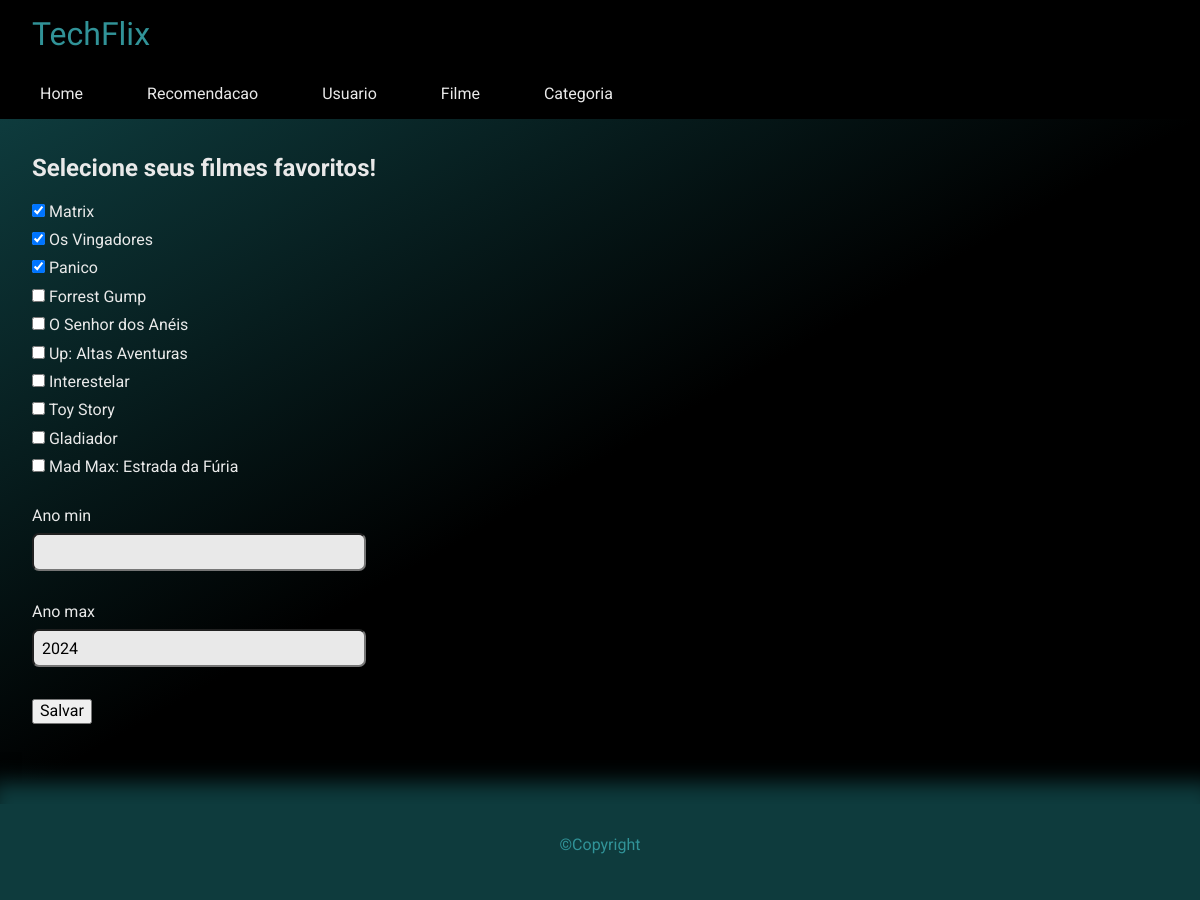
Page /recomendacao/ on the earlier database version.
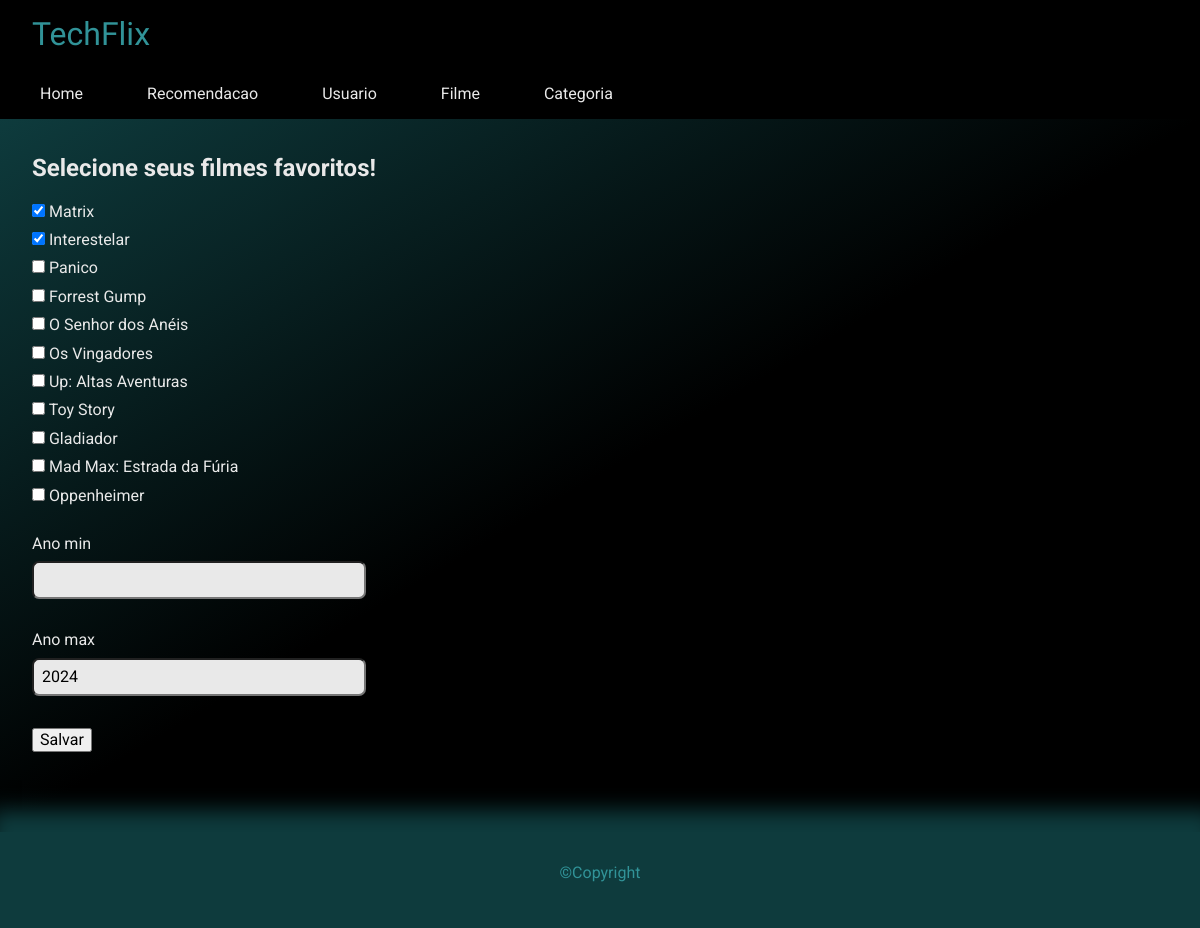
Same page on the later database version.
### filme/models.py (models this page shows)
class FilmeRecomedado(models.Model):
    idFilmeRecomendado = models.AutoField(primary_key=True)
    idFilme = models.ForeignKey(Filme, on_delete=models.SET_NULL, blank=True, null=True)
    idUsuario = models.ForeignKey(Usuario, on_delete=models.SET_NULL, blank=True, null=True)

class Filme(models.Model):
    idFilme = models.AutoField(primary_key=True)
    titulo = models.CharField(max_length=200, blank=False, null=False)
    descricao = models.CharField(max_length=200, null=True, blank=True)
    classificacao = models.IntegerField()
    lancamento = models.DateField()
    avaliacao = models.FloatField(blank=True, null=True)
    foto = models.ImageField(upload_to='imagens/', null=True, blank=True)
    categoria = models.ForeignKey(Categoria, on_delete=models.SET_NULL, blank=True, null=True)

### filme/views.py (the view, shortened to what this page needs)
# urls.py: path('recomendacao/', views.recomendacao, name='recomendacao'),
def recomendacao(request):
    usuarios = models.Usuario.objects.get(pk=1)
    filmesRecomendados = models.FilmeRecomedado.objects.filter(idUsuario=usuarios)
    filmes = models.Filme.objects.all().exclude(idFilme__in=filmesRecomendados.values('idFilme'))
    return render(request, 'filme/selecionarRecomendacao.html', {
                'filmes':filmes,
                'filmesRecomendados':filmesRecomendados})

### filme/templates/filme/selecionarRecomendacao.html (shortened to what this page needs)
{% extends 'global/base.html' %}
{% load static %}
{% block 'conteudo' %}
<main>
    <div class="modal-content">
        <h2>Selecione seus filmes favoritos!</h2>
        <form action="" method="POST">
            {% for filme in filmesRecomendados %}
            <div class="checkboxInput">
                <input type="checkbox" value="{{filme.idFilme.pk}}" name="idFilme" id="idFilme{{ filme.idFilme.pk }}" checked>
                <label class="" for="idFilme{{ filme.idFilme.pk }}">{{ filme.idFilme.titulo }}</label>
            </div>
            {% endfor %}
            {% for filme in filmes %}
                <div class="checkboxInput">
                    <input type="checkbox" value="{{filme.pk}}" name="idFilme" id="idFilme{{ filme.pk }}" >
                    <label class="" for="idFilme{{ filme.pk }}">{{ filme.titulo }}</label>
                </div>
            {% endfor %}
            <div class="number_input">
                <label id="input_ano_min" class="label_box_txt" for="">Ano min</label>
                <input class="box_txt" type="number" name="ano_min" min="1900" max="2050" id="ano_min" required>
                <label class="label_box_txt" for="">Ano max</label>
                <input class="box_txt" type="number" name="ano_max" value="2024" min="1900" max="2050" id="ano_max" required>
                <input type="submit" value="Salvar">
            </div>
        </form>
    </div>
</main>
{% endblock 'conteudo' %}

Differences in the rows shown:
removed FilmeRecomedado: idFilme.titulo "Os Vingadores"
removed FilmeRecomedado: idFilme.titulo "Panico"
no longer on this page (row edited): Filme: titulo "Interestelar"
added FilmeRecomedado: idFilme.titulo "Interestelar"
now on this page (row edited): Filme: titulo "Panico"
now on this page (row edited): Filme: titulo "Os Vingadores"
added Filme: titulo "Oppenheimer"
